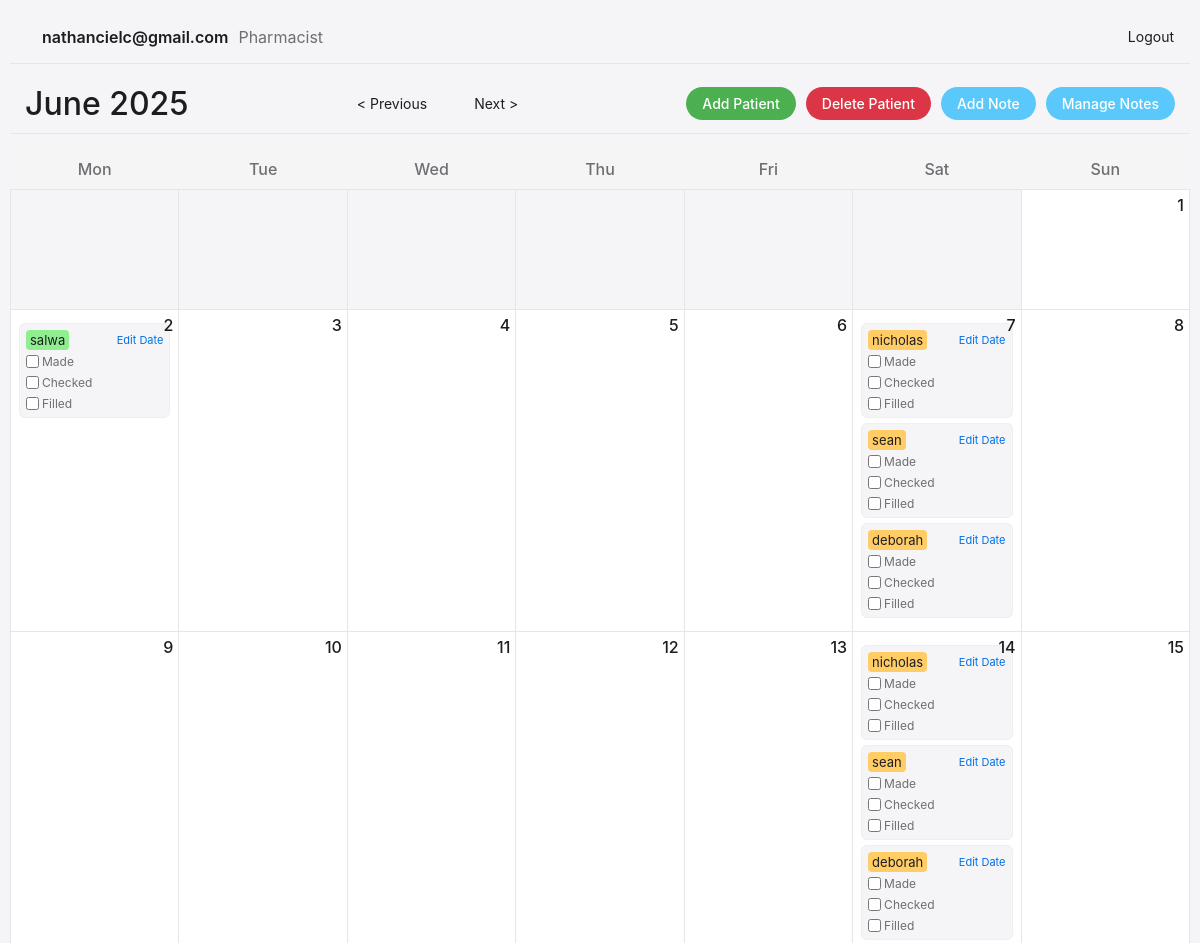
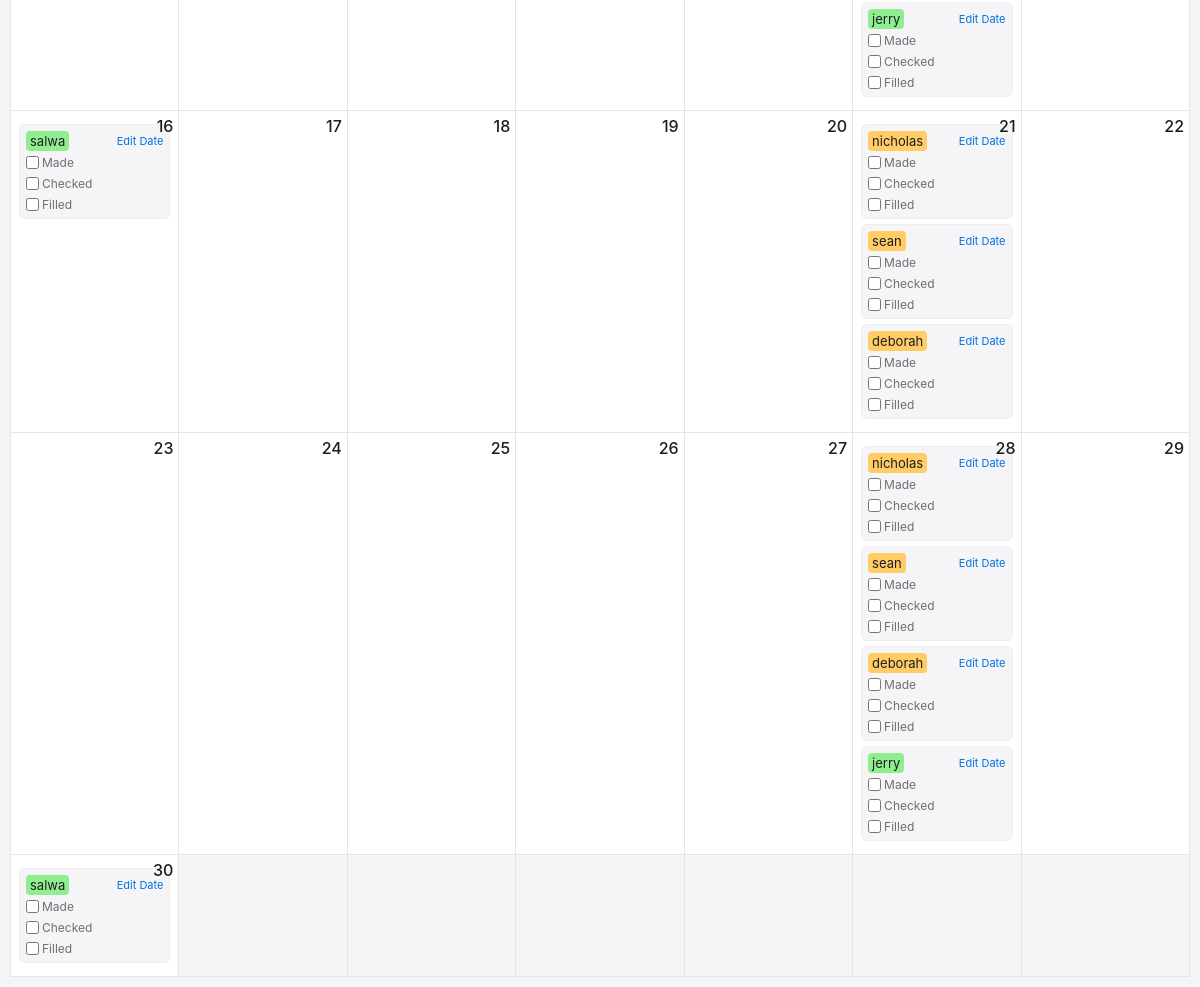
Page /?month=6&year=2025 (signed in) on the earlier database version (2 pictures, top to bottom).
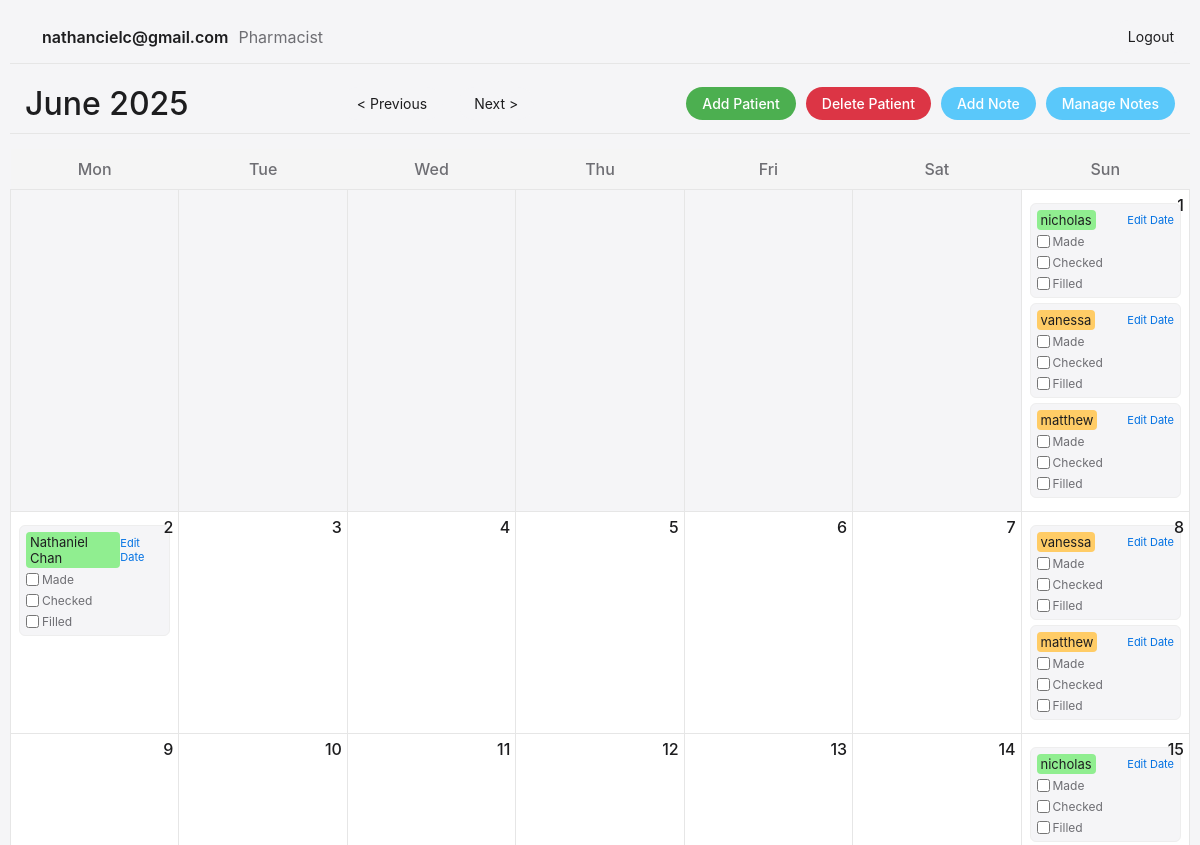
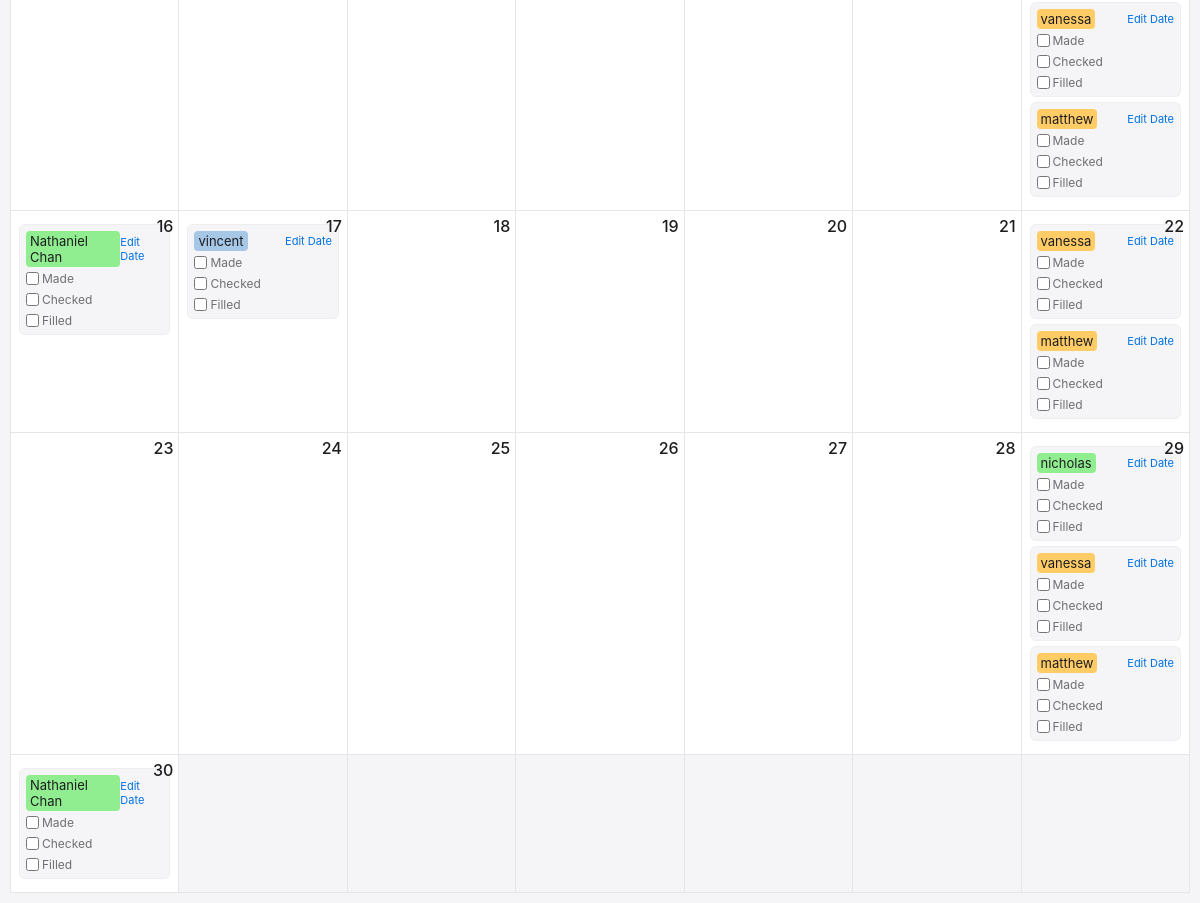
Same page on the later database version (2 pictures, top to bottom).
### website/models.py (models this page shows)
class User(db.Model, UserMixin):
    id = db.Column(db.Integer, primary_key=True)
    email = db.Column(db.String(150), unique=True, nullable=False)
    password = db.Column(db.String(150), nullable=False)
    full_name = db.Column(db.String(150), nullable=False)
    role = db.Column(db.String(50), nullable=False)
    date_created = db.Column(db.DateTime, default=datetime.utcnow)

class Patient(db.Model):
    id = db.Column(db.Integer, primary_key=True)
    name = db.Column(db.String(100), nullable=False)
    frequency = db.Column(db.Integer)  # 1, 2, or 4 weeks
    start_date = db.Column(db.DateTime, nullable=False)
    notes = db.Column(db.Text)  # Optional notes field
    check_statuses = db.relationship('CheckStatus', backref='patient', cascade='all, delete-orphan')

### website/views.py (the view)
@views.route('/')
@login_required
def index():
    today = datetime.now()
    year = request.args.get('year', today.year, type=int)
    month = request.args.get('month', today.month, type=int)
    cal = calendar.monthcalendar(year, month)
    month_name = calendar.month_name[month]
    patients = Patient.query.all()
    prescriptions = {}
    for week in cal:
        for day in week:
            if day != 0:
                current_date = date(year, month, day)
                prescriptions[current_date] = []
                for patient in patients:
                    start_date = patient.start_date.date()
                    if current_date >= start_date and (current_date - start_date).days % (patient.frequency * 7) == 0:
                        check_status = CheckStatus.query.filter_by(
                            patient_id=patient.id,
                            date=current_date
                        ).first()
                        prescriptions[current_date].append({
                            'patient': patient,
                            'status': check_status or None
                        })
    response = make_response(render_template('calendar.html',
                         calendar=cal,
                         month=month,
                         year=year,
                         month_name=month_name,
                         prescriptions=prescriptions,
                         today=today.date(),
                         day_of_month=today.day,
                         date=date,
                         user=current_user
                        ))
    response.headers['Cache-Control'] = 'no-cache, no-store, must-revalidate'
    response.headers['Pragma'] = 'no-cache'
    response.headers['Expires'] = '0'
    return response

### website/__init__.py (called while the page is built)
def create_app():
    app = Flask(__name__)
    app.config['SECRET_KEY'] = 'hjshjhdjah kjshkjdhjs'  # Replace with a secure key in production
    app.config['SQLALCHEMY_DATABASE_URI'] = f'sqlite:///{DB_NAME}'
    db.init_app(app)
    from .views import views
    from .auth import auth
    app.register_blueprint(views, url_prefix='/')
    app.register_blueprint(auth, url_prefix='/')
    from .models import User, Patient, CheckStatus
    create_database(app)
    login_manager = LoginManager()
    login_manager.login_view = 'auth.login'  # Where to redirect if not logged in
    login_manager.init_app(app)
    @login_manager.user_loader
    def load_user(id):
        return User.query.get(int(id))
    return app

### website/templates/calendar.html (shortened to what this page needs)
<!DOCTYPE html>
<html>
<head>
    <link rel="stylesheet" href="{{ url_for('static', filename='style.css') }}">
</head>
<body>
    <div class="container">
        <div class="user-section">
            <div class="user-info">
                        <span class="user-name">{{ user.full_name }}</span>
                        <span class="user-role">{{ user.role }}</span>
            </div>
            <a href="{{ url_for('auth.logout') }}" class="logout-button">Logout</a>
        </div>
        <div class="header">
            <h1>{{ month_name }} {{ year }}</h1>
            <div class="navigation">
                {% set prev_month = month - 1 if month > 1 else 12 %}
                {% set prev_year = year if month > 1 else year - 1 %}
                {% set next_month = month + 1 if month < 12 else 1 %}
                {% set next_year = year if month < 12 else year + 1 %}
                <a href="{{ url_for('views.index', month=prev_month, year=prev_year) }}">&lt; Previous</a>
                <a href="{{ url_for('views.index', month=next_month, year=next_year) }}">Next &gt;</a>
            </div>
            <div class="action-buttons">
                <a href="{{ url_for('views.add_patient') }}" class="button primary">Add Patient</a>
                <a href="{{ url_for('views.delete_patient') }}" class="button danger">Delete Patient</a>
                <a href="{{ url_for('views.add_note') }}" class="button info">Add Note</a>
                <a href="{{ url_for('views.manage_notes') }}" class="button info">Manage Notes</a>
            </div>
        </div>
        <table class="calendar">
            <tr>
                <th>Mon</th>
                <th>Tue</th>
                <th>Wed</th>
                <th>Thu</th>
                <th>Fri</th>
                <th>Sat</th>
                <th>Sun</th>
            </tr>
            {% for week in calendar %}
            <tr>
                {% for day in week %}
                <td {% if day != 0 %}class="day {% if today == date(year, month, day) %}today{% endif %}"{% endif %}>
                    {% if day != 0 %}
                        <div class="day-number">{{ day }}</div>
                        {% set current_date = date(year, month, day) %}
                        {% if current_date in prescriptions %}
                            <div class="prescriptions">
                                {% for prescription in prescriptions[current_date] %}
                                    <div class="prescription">
                                        <div class="prescription-header">
                                            <span class="highlight-{{ prescription.patient.frequency }}">
                                                {{ prescription.patient.name }}
                                            </span>
                                            <div class="prescription-actions">
                                                <a href="{{ url_for('views.edit_start_date', patient_id=prescription.patient.id) }}" title="Edit Start Date">Edit Date</a>
                                            </div>
                                        </div>
                                        <div class="checkboxes {% if prescription.status and prescription.status.made and prescription.status.checked and (prescription.status.filled if day_of_month >= day else True) %}completed{% endif %}">
                                            <label>
                                                <input type="checkbox" class="status-checkbox"
                                                       data-patient-id="{{ prescription.patient.id }}"
                                                       data-date="{{ current_date.strftime('%Y-%m-%d') }}"
                                                       data-status-type="made"
                                                       {% if prescription.status and prescription.status.made %}checked{% endif %}>
                                                Made
                                            </label>
                                            <label>
                                                <input type="checkbox" class="status-checkbox"
                                                       data-patient-id="{{ prescription.patient.id }}"
                                                       data-date="{{ current_date.strftime('%Y-%m-%d') }}"
                                                       data-status-type="checked"
                                                       {% if prescription.status and prescription.status.checked %}checked{% endif %}>
                                                Checked
                                            </label>
                                            <label>
                                                <input type="checkbox" class="status-checkbox"
                                                       data-patient-id="{{ prescription.patient.id }}"
                                                       data-date="{{ current_date.strftime('%Y-%m-%d') }}"
                                                       data-status-type="filled"
                                                       {% if prescription.status and prescription.status.filled %}checked{% endif %}>
                                                Filled
                                            </label>
                                        </div>
                                    </div>
                                {% endfor %}
                            </div>
                        {% endif %}
                    {% endif %}
                </td>
                {% endfor %}
            </tr>
            {% endfor %}
        </table>
    </div>
</body>
</html>

### website/static/styles/style.css (style rules this page uses)
.container { padding: 10px; width: 100vw; min-height: 100vh; box-sizing: border-box; }
.header { display: flex; justify-content: space-between; align-items: center; margin-bottom: 20px; flex-wrap: wrap; gap: 20px; }
.navigation { display: flex; gap: 20px; }
.action-buttons { display: flex; gap: 10px; }
.calendar { width: 100%; border-collapse: collapse; }
.calendar th { background-color: #f5f5f5; padding: 10px; text-align: center; }
.calendar td { border: 1px solid #ddd; padding: 10px; height: 120px; vertical-align: top; }
.day { position: relative; }
.day-number { position: absolute; top: 5px; right: 5px; font-weight: bold; }
.prescriptions { margin-top: 25px; }
.prescription { margin-bottom: 10px; padding: 5px; background-color: #fff; border: 1px solid #eee; border-radius: 4px; }
.checkboxes { display: flex; flex-direction: column; gap: 5px; margin-top: 5px; }
.button { padding: 10px 20px; text-decoration: none; border-radius: 4px; border: none; cursor: pointer; display: inline-block; background-color: #666; color: white; }
.button.primary { background-color: #4CAF50; }
.button.danger { background-color: #dc3545; }

### website/templates/calendar.html (style rules this page uses)
* { box-sizing: border-box; margin: 0; padding: 0; font-family: -apple-system, BlinkMacSystemFont, "Segoe UI", Roboto, Helvetica, Arial, sans-serif; }
body { background-color: #f5f5f7; color: #1d1d1f; }
.header { display: flex; justify-content: space-between; align-items: center; padding: 10px 15px; margin-bottom: 15px; border-bottom: 1px solid #e6e6e6; }
.header h1 { font-size: 32px; font-weight: 500; color: #1d1d1f; }
.navigation { display: flex; gap: 15px; align-items: center; }
.navigation a { text-decoration: none; color: #1d1d1f; background-color: #f5f5f7; border-radius: 20px; padding: 8px 16px; font-size: 14px; transition: background-color 0.2s; }
.calendar { width: 100%; border-collapse: collapse; table-layout: fixed; }
.calendar th { padding: 10px; text-align: center; font-weight: 500; color: #6e6e73; border-bottom: 1px solid #e6e6e6; }
.calendar td { height: 120px; vertical-align: top; border: 1px solid #e6e6e6; padding: 8px; }
.calendar td.day { background-color: #ffffff; }
.day-number { font-size: 16px; font-weight: 500; margin-bottom: 8px; color: #1d1d1f; }
.user-section { display: flex; justify-content: space-between; align-items: center; padding: 10px 0; margin-bottom: 10px; border-bottom: 1px solid #e6e6e6; }
.user-info { display: flex; align-items: center; }
.user-name { font-weight: 600; margin-right: 10px; color: #1d1d1f; margin-left: 2em; }
.user-role { color: #6e6e73; font-style: normal; }
.logout-button { background-color: #f5f5f7; color: #1d1d1f; border: none; padding: 8px 16px; border-radius: 20px; cursor: pointer; text-decoration: none; font-size: 14px; transition: background-color 0.2s; }
.action-buttons { display: flex; gap: 10px; }
.button { text-decoration: none; padding: 8px 16px; border-radius: 20px; font-size: 14px; font-weight: 500; transition: background-color 0.2s; }
.primary { background-color: #0071e3; color: white; }
.danger { background-color: #ff3b30; color: white; }
.info { background-color: #5ac8fa; color: white; }
.prescriptions { margin-top: 5px; }
.prescription { background-color: #f5f5f7; border-radius: 6px; padding: 6px; margin-bottom: 5px; font-size: 13px; }
.prescription-header { display: flex; justify-content: space-between; align-items: center; margin-bottom: 4px; }
.prescription-actions { display: flex; gap: 4px; }
.prescription-actions a { font-size: 11px; color: #0071e3; text-decoration: none; }
.checkboxes { margin-top: 4px; display: flex; flex-wrap: wrap; gap: 6px; }
.checkboxes label { display: flex; align-items: center; font-size: 12px; color: #6e6e73; margin-right: 4px; }
.checkboxes input[type="checkbox"] { margin-right: 3px; }
.highlight-1 { background-color: #ffcc66; padding: 2px 4px; border-radius: 4px; }
.highlight-2 { background-color: #90ee90; padding: 2px 4px; border-radius: 4px; }
.highlight-4 { background-color: #a7c7e7; padding: 2px 4px; border-radius: 4px; }

Differences in the rows shown:
removed Patient: patient.name "salwa" "salwa" "salwa"
removed Patient: patient.name "deborah" "deborah" "deborah" "deborah"
removed Patient: patient.name "jerry" "jerry"
changed Patient "nicholas": frequency 1 → 2 (drawn)
added Patient: patient.name "vanessa" "vanessa" "vanessa" "vanessa" "vanessa"
added Patient: patient.name "Nathaniel Chan" "Nathaniel Chan" "Nathaniel Chan"
added Patient: patient.name "vincent"
Other differences:
new list line: "nicholas"
new list line: "Edit Date ☐ Made ☐ Checked ☐ Filled Edit Date ☐ Made ☐ Checked ☐ Filled Edit Date ☐ Made ☐ Checked ☐ Filled"
new list line: "matthew"
list line gone: "Edit Date ☐ Made ☐ Checked ☐ Filled Edit Date ☐ Made ☐ Checked ☐ Filled Edit Date ☐ Made ☐ Checked ☐ Filled Edit Date ☐ Made ☐ Checked ☐ Filled"
list line gone: "sean"
list line gone: "nicholas"
new list line: "Edit Date ☐ Made ☐ Checked ☐ Filled Edit Date ☐ Made ☐ Checked ☐ Filled Edit Date ☐ Made ☐ Checked ☐ Filled Edit Date ☐ Made ☐ Checked ☐ Filled"
list line gone: "Edit Date ☐ Made ☐ Checked ☐ Filled"
new list line: "Edit Date ☐ Made ☐ Checked ☐ Filled"
